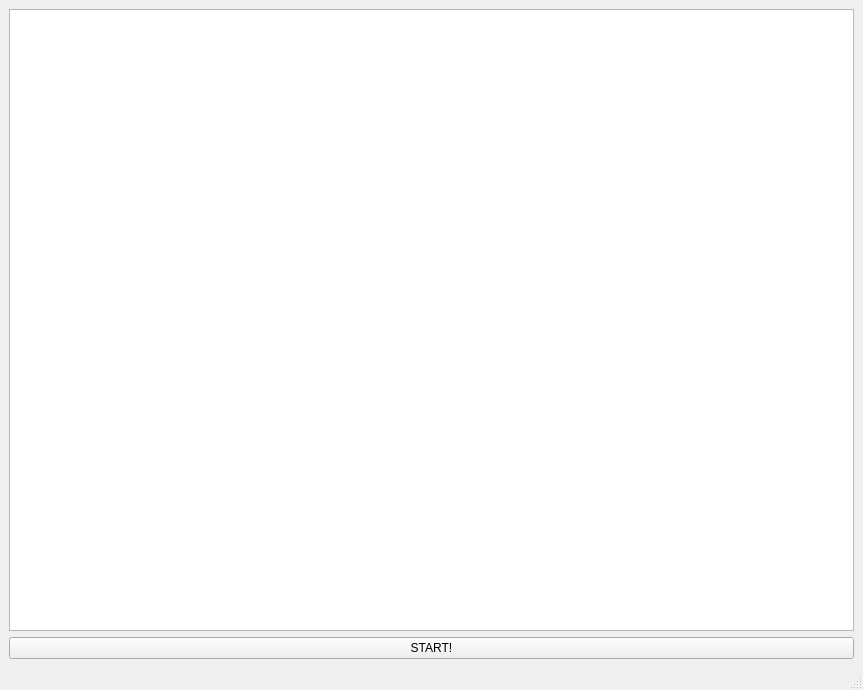
<?xml version="1.0" encoding="UTF-8"?>
<ui version="4.0">
 <class>MainWindow</class>
 <widget class="QMainWindow" name="MainWindow">
  <property name="geometry">
   <rect>
    <x>0</x>
    <y>0</y>
    <width>863</width>
    <height>690</height>
   </rect>
  </property>
  <property name="windowTitle">
   <string>MainWindow</string>
  </property>
  <widget class="QWidget" name="centralwidget">
   <layout class="QVBoxLayout" name="verticalLayout">
    <item>
     <widget class="QGraphicsView" name="graphicsView"/>
    </item>
    <item>
     <widget class="QPushButton" name="snakeButton">
      <property name="text">
       <string>START!</string>
      </property>
     </widget>
    </item>
   </layout>
  </widget>
  <widget class="QMenuBar" name="menubar">
   <property name="geometry">
    <rect>
     <x>0</x>
     <y>0</y>
     <width>863</width>
     <height>22</height>
    </rect>
   </property>
  </widget>
  <widget class="QStatusBar" name="statusbar"/>
 </widget>
 <resources/>
 <connections/>
</ui>
